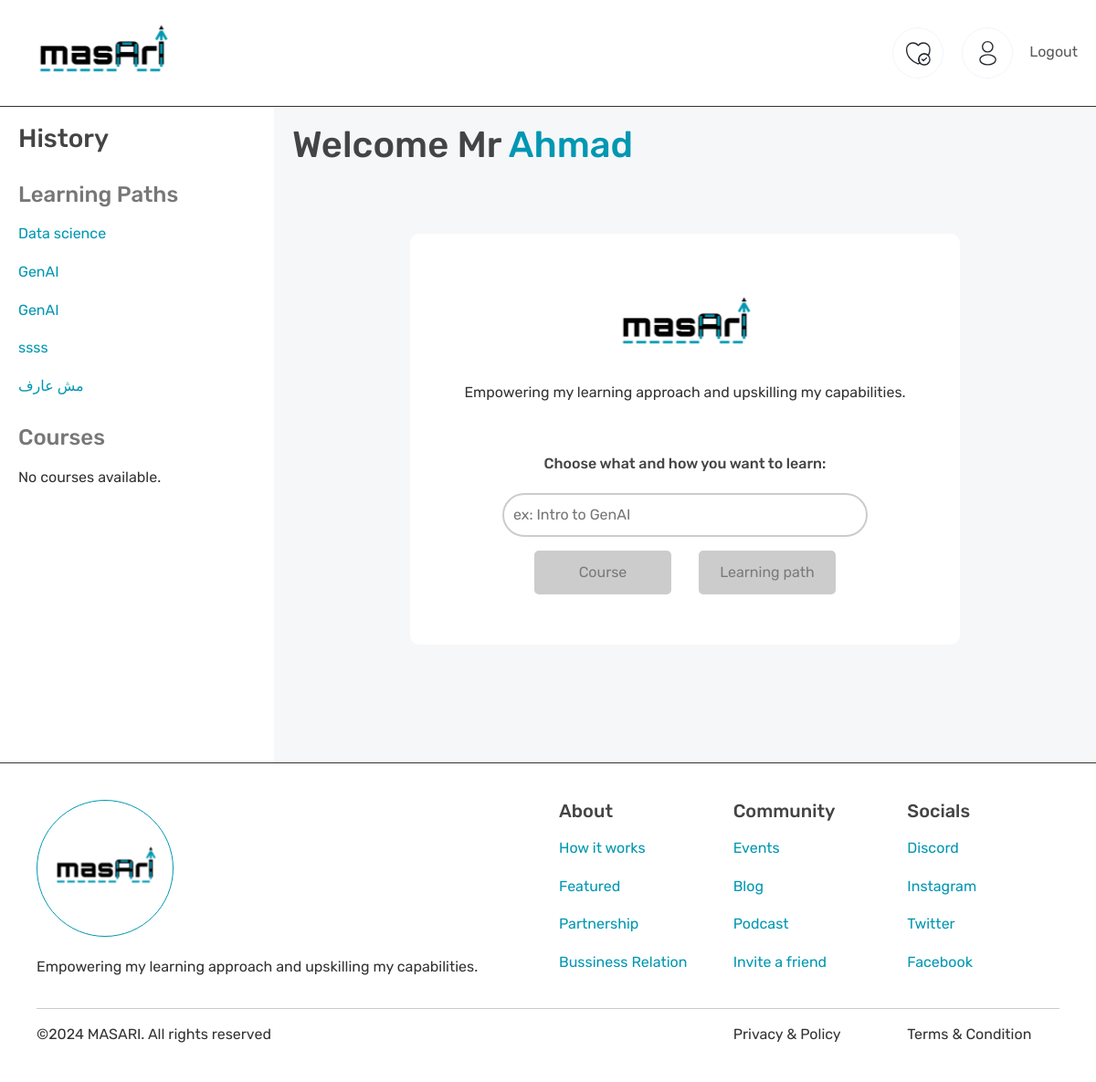
Page /dashboard (signed in) on the earlier database version.
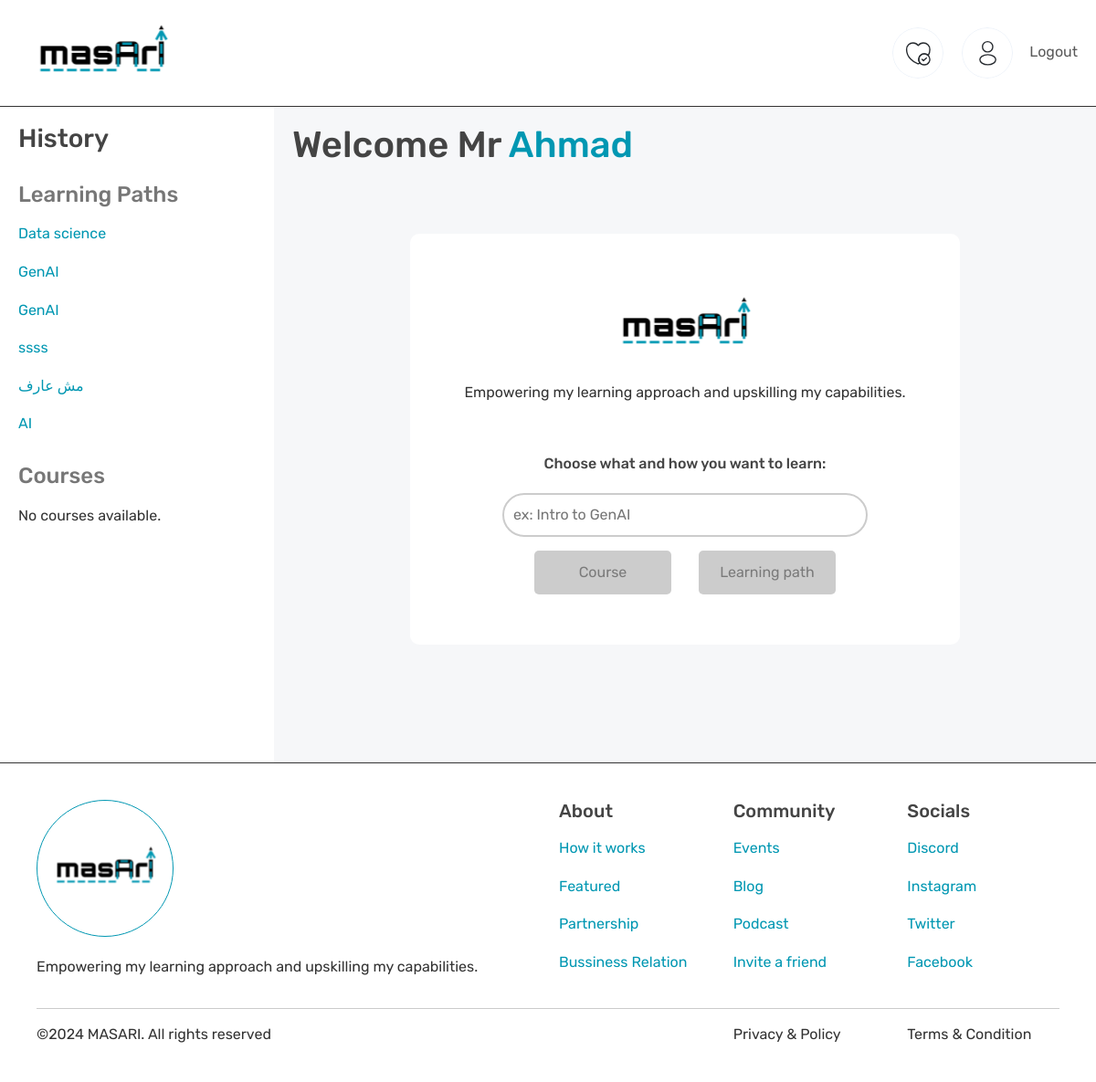
Same page on the later database version.
### app.py (models this page shows)
class LearningPaths(db.Model):
    id = db.Column(db.Integer, primary_key=True)
    title = db.Column(db.String(100), nullable=False)
    description = db.Column(db.Text, nullable=True)
    user_id = db.Column(db.Integer, db.ForeignKey('users.id'), nullable=False)

### app.py (the view)
@app.route('/dashboard', methods=['GET', 'POST'])
@login_required
def dashboard():
    learning_paths = current_user.learning_paths
    return render_template('dashboard.html', name=current_user.name, learning_paths=learning_paths)

### app.py (called while the page is built)
@login_manager.user_loader
def load_user(user_id):
    return Users.query.get(int(user_id))

@app.context_processor
def inject_user_id():
    if current_user.is_authenticated:
        return {'userId': current_user.id}
    else:
        return {'userId': None}

### templates/dashboard.html (shortened to what this page needs)
{% extends 'base.html' %}
{% block content %}
<link href="{{ url_for('static', filename='css/dashboard.css') }}" rel="stylesheet">
    <aside class="sidebar">
        <h3>History</h3>
        <h4 class="sd-header">Learning Paths</h4>
        {% if learning_paths %}
            {% for path in learning_paths %}
                <p>
                    <a href="{{ url_for('learningpath', path_id=path.id) }}">{{ path.title }}</a>
                </p>
            {% endfor %}
        {% else %}
            <p>No learning paths available.</p>
        {% endif %}
        <h4 class="sd-header">Courses</h4>
        {% if courses %}
            {% for course in courses %}
                <p>
                    <a href="{{ url_for('course', course_id=course.id) }}">{{ course.title }}</a>
                </p>
            {% endfor %}
        {% else %}
            <p>No courses available.</p>
        {% endif %}
    </aside>
    <div class="main-content">
        <h1>Welcome Mr <span style="color: #0097b2;">{{ name }}</span></h1>
        <div class="qa-card-holder">
            <div class="qa-card">
                <div class="qa-generate-header">
                    <div>
                        <img src="{{ url_for('static', filename='images/logo.svg') }}">
                    </div>
                    <p>Empowering my learning approach and upskilling my capabilities.</p>
                </div>
                <div class="qa-generate-container">
                    <h6>Choose what and how you want to learn:</h6>
                    <div class="input-wrapper">
                        <input type="text" class="styled-input" id="searchInput" placeholder="ex: Intro to GenAI">
                    </div>
                    <div class="buttons">
                        <button class="styled-button" id="courseButton" disabled>Course</button>
                        <button class="styled-button" id="pathButton" disabled>Learning path</button>
                    </div>
                </div>
            </div>
        </div>
    </div>
{% endblock %}

Differences in the rows shown:
added LearningPaths: title "AI"
